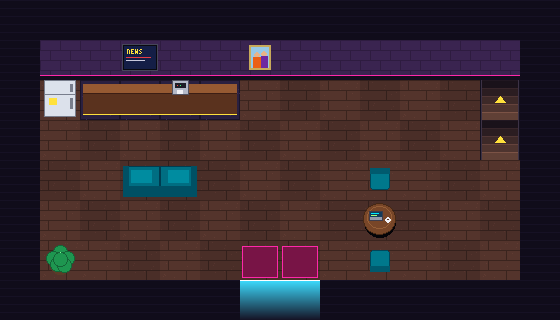

Rendered tile map (Tiled .tmx) drawn with the repository's tilesets; below, a short description and the full map source, tile grids included:
An orthogonal 14x8 tile map with 40x40 px tiles, 1 tile layer (MapHomeDown).

<map version="1.1" tiledversion="2018.09.12" orientation="orthogonal" renderorder="right-down" width="14" height="8" tilewidth="40" tileheight="40" infinite="0" nextlayerid="2" nextobjectid="1">
 <tileset firstgid="1" source="TileSetInterior.tsx" />
 <layer id="1" name="MapHomeDown" width="14" height="8">
  <data encoding="csv">
4,4,4,4,4,4,4,4,4,4,4,4,4,4,
4,6,6,38,6,6,39,6,6,6,6,6,6,4,
4,43,13,14,16,15,40,41,40,41,40,41,34,4,
4,40,41,40,41,40,41,40,41,40,41,40,34,4,
4,41,40,36,37,41,40,41,40,46,40,41,40,4,
4,40,41,40,41,40,41,40,41,45,41,40,41,4,
4,44,40,41,40,41,48,48,40,47,40,41,40,4,
4,4,4,4,4,4,24,24,4,4,4,4,4,4
</data>
 </layer>
</map>
